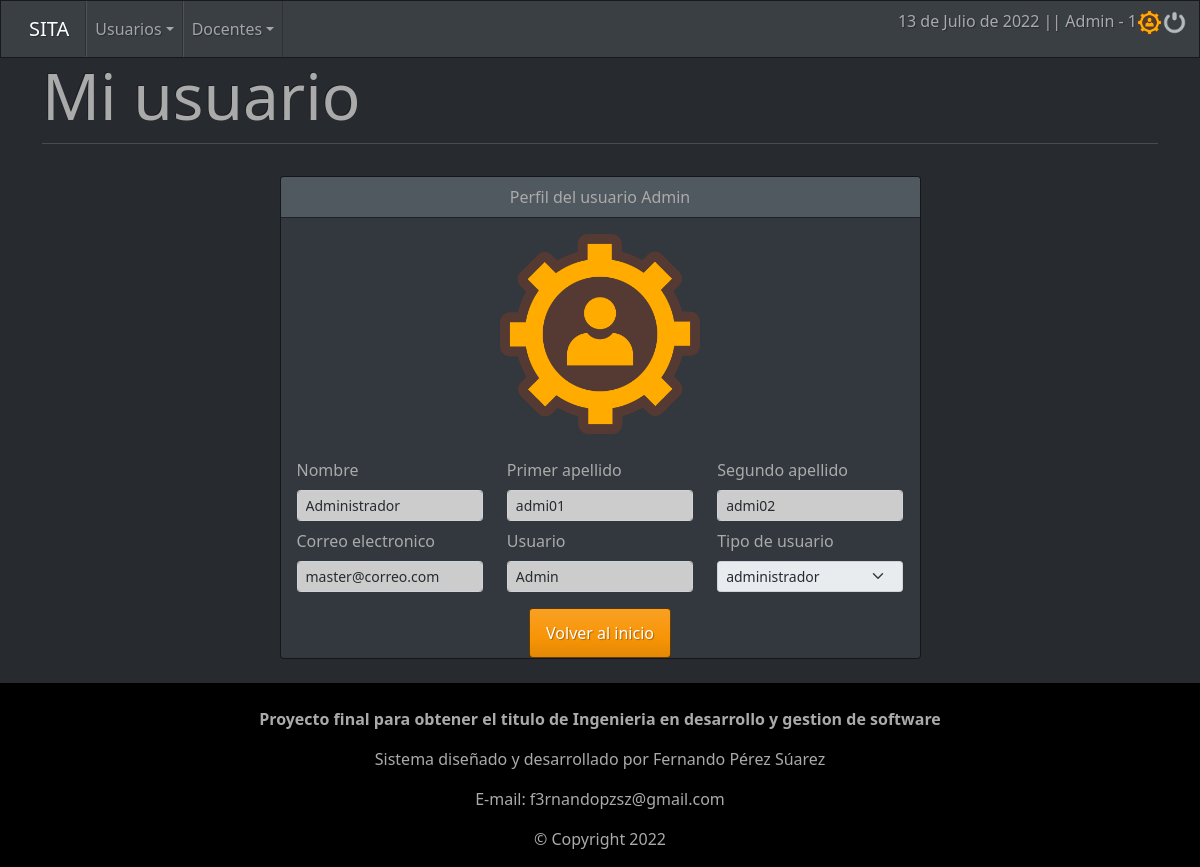
/sistema/secciones/mi_usuario.php (signed in), run on an earlier commit of the app's database.
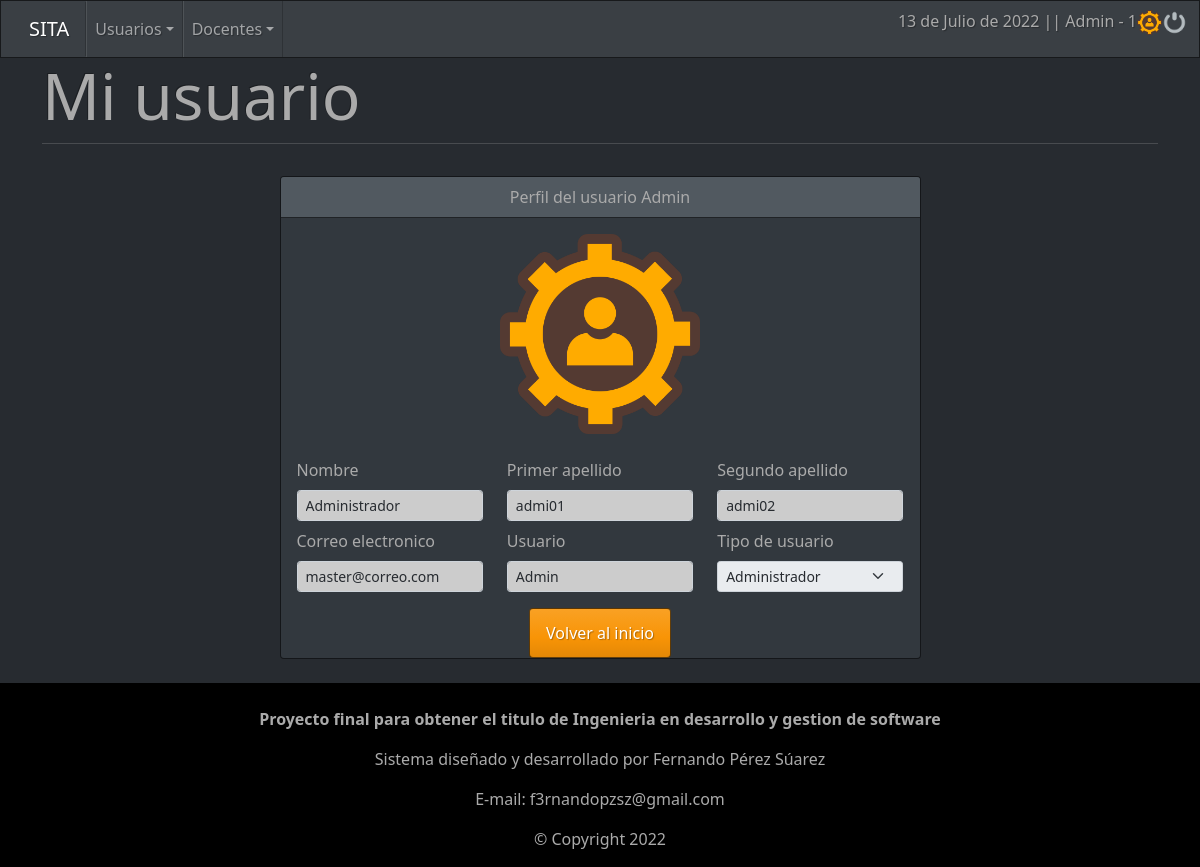
And on a later commit of the database.
### tables this page shows
CREATE TABLE `usuario` (
  `cve_usuario` int(11) NOT NULL AUTO_INCREMENT,
  `tipo` int(11) NOT NULL,
  `nombre` varchar(50) NOT NULL,
  `apellido1` varchar(50) NOT NULL,
  `apellido2` varchar(50) NOT NULL,
  `usuario` varchar(50) NOT NULL,
  `pass` varchar(255) NOT NULL,
  `foto` varchar(255) NOT NULL,
  `correo` varchar(200) NOT NULL,
  `activo` int(1) NOT NULL DEFAULT 1,
  PRIMARY KEY (`cve_usuario`),
  KEY `cve_tipo_usu` (`tipo`),
  KEY `tipo` (`tipo`),
  CONSTRAINT `usuario_ibfk_1` FOREIGN KEY (`tipo`) REFERENCES `tipo_usuario` (`cve_tipo_usu`) ON DELETE CASCADE ON UPDATE CASCADE
);

CREATE TABLE `tipo_usuario` (
  `cve_tipo_usu` int(11) NOT NULL AUTO_INCREMENT,
  `tipo` varchar(20) NOT NULL,
  `activo` int(1) NOT NULL DEFAULT 1,
  PRIMARY KEY (`cve_tipo_usu`)
);

### sistema/secciones/mi_usuario.php (the view, shortened to what the changed rows need)
<?php include("../template/cabecera.php"); ?>
<?php include ("../config/conexion.php"); ?>
<?php
$sql = mysqli_query($conexion,"SELECT u.cve_usuario,
                                      u.nombre,
                                      u.apellido1,
                                      u.apellido2,
                                      u.foto,
                                      u.usuario,
                                      u.pass,
                                      u.correo,
                                      (u.tipo) as idtipo,
                                      (r.tipo) as tipo
                                      FROM usuario u INNER JOIN tipo_usuario r ON u.tipo = r.cve_tipo_usu WHERE cve_usuario = $iduser");
$result_sql = mysqli_num_rows($sql);
if($result_sql == 0){
    header('Location: verUsuario.php');
}else{
    while ($data = mysqli_fetch_array($sql)){
        $idtipo = $data['idtipo'];
        $tipo = $data['tipo'];
        $nombre = $data['nombre'];
        $apellido1 = $data['apellido1'];
        $apellido2 = $data['apellido2'];
        $fotoa = $data['foto'];
        $usuario = $data['usuario'];
        $correo = $data['correo'];
        if($idtipo == 1){
            $option = '<option value="'.$idtipo.'"select>'.$tipo.'</option>';
        }else if($idtipo == 2){
            $option = '<option value="'.$idtipo.'"select>'.$tipo.'</option>';
        }else if($idtipo == 3){
            $option = '<option value="'.$idtipo.'"select>'.$tipo.'</option>';
        }else if($idtipo == 4){
            $option = '<option value="'.$idtipo.'"select>'.$tipo.'</option>';
        }
    }
}
?>
			<div class="jumbotron">
				<h1 class="display-3">Mi usuario</h1>
			</div>
            <div class="container">
                <div class="row">
                    <div class="col-md-7 mx-auto">
                        <br>
                        <div class="card">
                            <div class="card-header text-center">
                                Perfil del usuario <?php echo $usuario; ?>
                            </div>
                            <div class="card-body">
                                <div class="text-center">
                                    <p><img src="/SITA/sistema/files/usuario/<?php echo $fotoa; ?>" style="width: 200px; height:200px;"></p>
                                </div>
                                    <div class="row">
                                        <div class = "form-group col-md-4">
                                            <label class="form-label mt-2">Nombre</label>
                                            <input type="text" class="form-control form-control-sm" value="<?php echo $nombre; ?>" readonly="">
                                        </div>
                                        <div class = "form-group col-md-4">
                                            <label class="form-label mt-2">Primer apellido</label>
                                            <input type="text" class="form-control form-control-sm" value="<?php echo $apellido1; ?>" readonly="">
                                        </div>
                                        <div class = "form-group col-md-4">
                                            <label class="form-label mt-2">Segundo apellido</label>
                                            <input type="text" class="form-control form-control-sm" value="<?php echo $apellido2; ?>" readonly="">
                                        </div>
                                    </div>
                                    <div class="row">
                                        <div class = "form-group col-md-4">
                                            <label class="form-label mt-2">Correo electronico</label>
                                            <input type="text" class="form-control form-control-sm" value="<?php echo $correo; ?>" readonly="">
                                        </div>
                                        <div class = "form-group col-md-4">
                                            <label class="form-label mt-2">Usuario</label>
                                            <input type="text" class="form-control form-control-sm" value="<?php echo $usuario; ?>" readonly="">
                                        </div>
                                        <div class = "form-group col-md-4">
                                            <label class="form-label mt-2">Tipo de usuario</label>
                                            <select class="form-select form-select-sm" name="tipo" id="tipo" disabled="">
                                            <?php
                                                echo $option;
                                            ?>
                                            </select>
                                        </div>
                                    </div>
                                </div>
                            <div class="text-center">
                                <a role="button" class="btn btn-warning" href="../index.php">Volver al inicio</a>
                            </div>
                        </div>
                    </div>
                </div>
            </div>
<?php include("../template/pie.php"); ?>

What changed in the data, as far as the page shows it:
changed through a linked row, usuario "Admin": tipo "administrador" → "Administrador"
